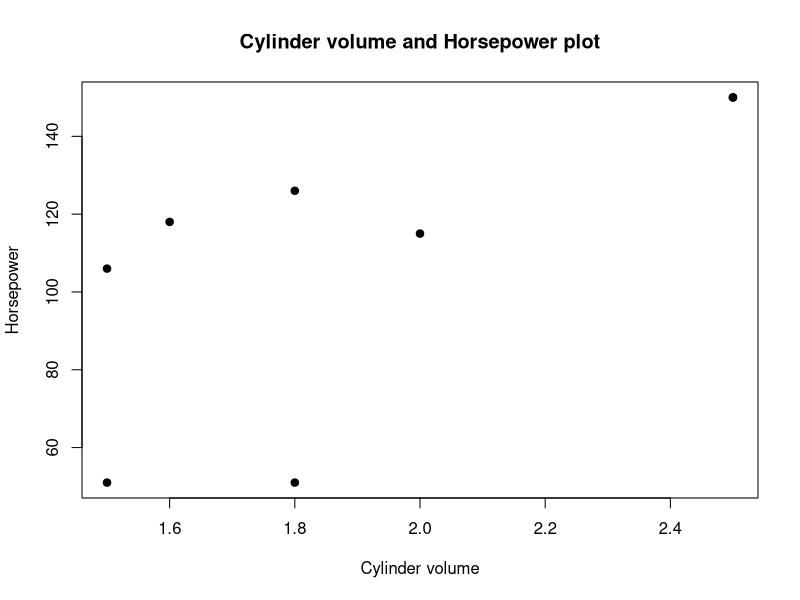
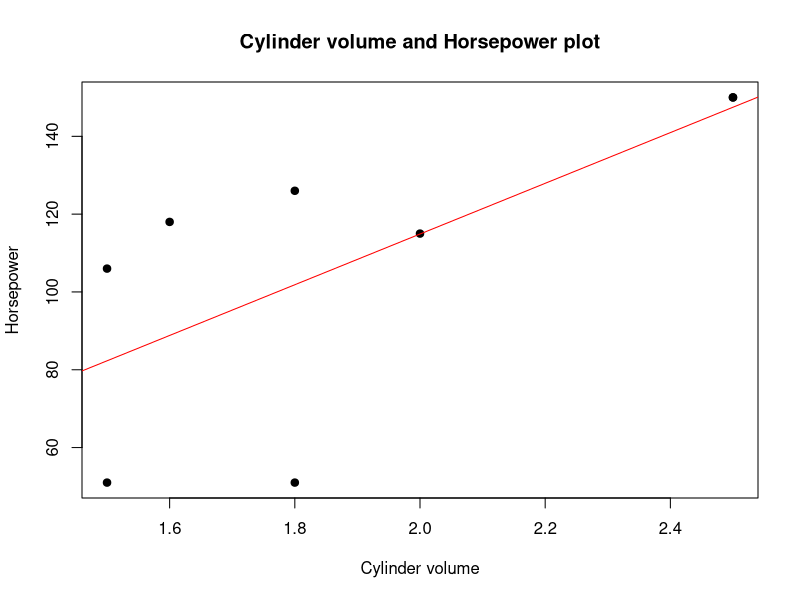

These figures' R source, in order:
# creating the data
x_axis <- c(1.8, 1.5, 2.0, 2.5, 1.8, 2.5, 1.6, 1.5)
y_axis <- c(51, 51, 115, 150, 126, 150, 118, 106)

# A) plotting the points on the graph
plot(x_axis, y_axis, main = "Cylinder volume and Horsepower plot", xlab = "Cylinder volume", ylab = "Horsepower", pch = 19) # nolint

# calcualting the components for b0 and b1
x_bar <- mean(x_axis)
y_bar <- mean(y_axis)
xi_xbar <- x_axis - x_bar
yi_ybar <- y_axis - y_bar
sum_num <- sum(xi_xbar * yi_ybar)
sum_den <- sum(xi_xbar**2)

# calculating b1, b1 is 65.17241
b1 <- sum_num / sum_den

print(b1)

# calculating b0, b0 is -15.45259
b0 <- y_bar - b1 * x_bar

print(b0)

# B)creating the least squares line
least_squares <- function(input) {
    return(input * b1 + b0)
}

# estimating the value using the least squares with input of 1.9L, estimation is 108.375 # nolint
print(least_squares(1.9))

# plotting the graph with the fitted line
plot(x_axis, y_axis, main = "Cylinder volume and Horsepower plot", xlab = "Cylinder volume", ylab = "Horsepower", pch = 19) # nolint
abline(a = b0, b = b1, col = "red")
